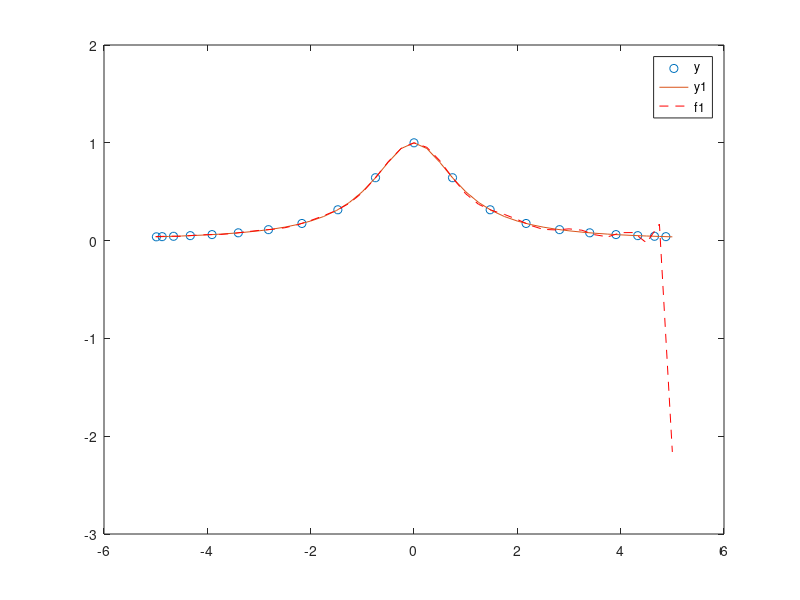

MATLAB code to generate this figure: (Note: this script raises an error after producing the figure.)
% Section 001, Problem 4.2.2 part a

% The objective of this program is to find a 20'th degree interpolating
% polynomial p(x) using two sets of different Chebyshev nodes for the function 
% f(x) = (x^2 + 1)^(-1) on the interval [-5, 5]. Then using 41 equally-spaced
% points in the same interval of [-5, 5], we'll observe the values of 
% f(x) and p(x), and their discrepancy.

i = 1:20;
x = 5*cos((2*i+1)*pi/42); % these are Chebyshev node points
y = 1./(x.^2 + 1); % evaluating the runge function at each of these points
p = polyfit(x, y, 20); % determines the coefficients of the interpolating polynomial
                       % Note: these coefficients fully determine our
                       % interpolator p(x), which equals p(1)*x^20 +
                       % p(2)*x^19 + ... + p(20)*x^1 + p(21).

% Now we evaluate the original function f(x) and the polynomial fit p(x) on
% a finer grid of 41 points.

x1 = linspace(-5, 5, 41); % now consider 41 equispaced points in [-5, 5]
y1 = 1./(x1.^2 + 1); % function evaluations f(x) at each of the 41 points
f1 = polyval(p, x1); % evaluation of the polynomial p(x) at the 41 points

% Let's plot both the function and polynomial values in the interval [-5,5], 
% with the points used to obtain the polynomial fit highlighted as circles.

figure
plot(x,y,'o')
hold on
plot(x1,y1)
plot(x1,f1,'r--')
legend('y','y1','f1')


% Now we print the values of f(x) and p(x) and observe their discrepancy.
format shortG;
format compact;

T = table(x1',y1',f1',y1'-f1','VariableNames',{'x1','y1','f1','FitError'})

% Explanation of results: So we see that the interpolating polynomial
% p(x)(which I have called f1 in my table) better fits the runge function.
% It is not as dramatically oscillatory nor is it negative. Also, the errors are
% more consistent between each other at each x-value in the interval.
% Overall, it is a better fit of the data for these reasons.